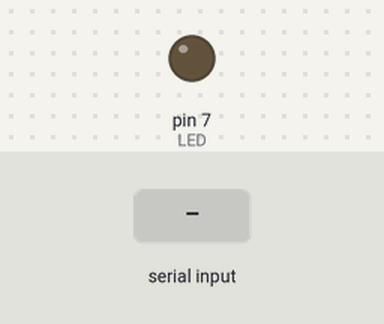
Recording of a sketch running on a simulated Arduino Uno, built with avr-gcc and run on an emulated ATmega328P. Parts: output pins drawn as LEDs (lit = HIGH). Dashed ring = blinking. The test bench sets the inputs (shaded band).

Above: at 0.9 s.
1.0 s: "90,45\n" received over Serial
At 1.1 s:
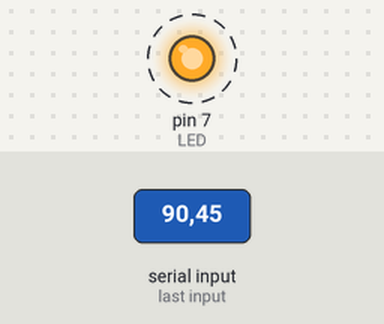
Timing chart, 0 to 10.0 s (numbered marks = the images above; inputs shaded):
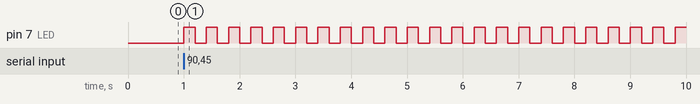

The sketch:

main.ino
```cpp
#define LED 7
int bytes;
void setup() {
  Serial.begin(9600);
  pinMode(LED, OUTPUT);
  while (Serial.available() == 0) {

  }
}

void loop() {
  bytes = Serial.parseInt();
  for (int i = 0; i < bytes; i++) {
    digitalWrite(LED, HIGH);
    delay(200);
    digitalWrite(LED, LOW);
    delay(200);
  }
  while (Serial.available() == 0) {

  }
}
```

Measured:
- after the input at 1.0 s, pin 7 (LED): alternates HIGH for 0.20 s and LOW for 0.20 s, starting at once
